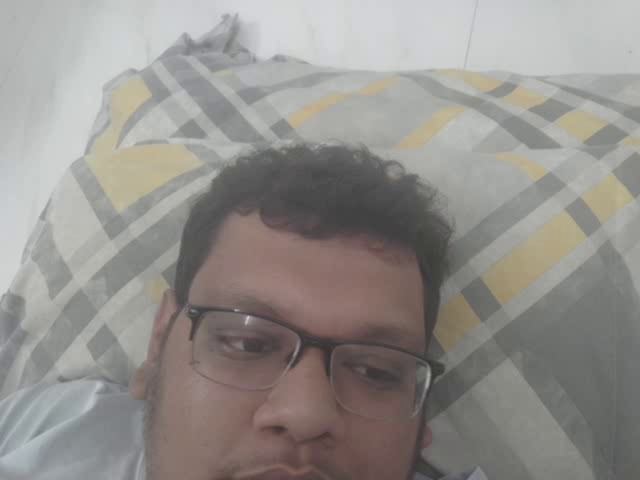
#> input picture frame 12 of Code/Live Streaming/quadcopter/Videos/recorded_output.avi, 640 x 480 px, given in place of the camera
$ python enchance_camera.py
#> lines starting #> are read from the running program, lines starting #| are printed output that depends on the picture
import cv2
import numpy as np

# === Settings ===
width, height = 640, 480
fps = 15
output_filename = "recorded_output.avi"

cap = cv2.VideoCapture(0, cv2.CAP_DSHOW)
cap.set(cv2.CAP_PROP_FRAME_WIDTH, width)
cap.set(cv2.CAP_PROP_FRAME_HEIGHT, height)
cap.set(cv2.CAP_PROP_FPS, fps)

fourcc = cv2.VideoWriter_fourcc(*'XVID')
out = cv2.VideoWriter(output_filename, fourcc, fps, (width, height))

# === CLAHE setup ===
clahe = cv2.createCLAHE(clipLimit=2.0, tileGridSize=(8, 8))

# === Sharpening kernel ===
sharpen_kernel = np.array([[0, -1, 0],
                           [-1, 5,-1],
                           [0, -1, 0]])

print("Press 'q' to exit.")

while True:
    ret, frame = cap.read()
#> frame is the input picture: shape (480, 640, 3); mean B, G, R 140.3, 143.6, 147.4
    if not ret:
        break

    # Convert to LAB and apply CLAHE to luminance
    lab = cv2.cvtColor(frame, cv2.COLOR_BGR2LAB)
#> lab: shape (480, 640, 3); mean of channels 0, 1, 2 151.8, 128.9, 130.4
    l, a, b = cv2.split(lab)
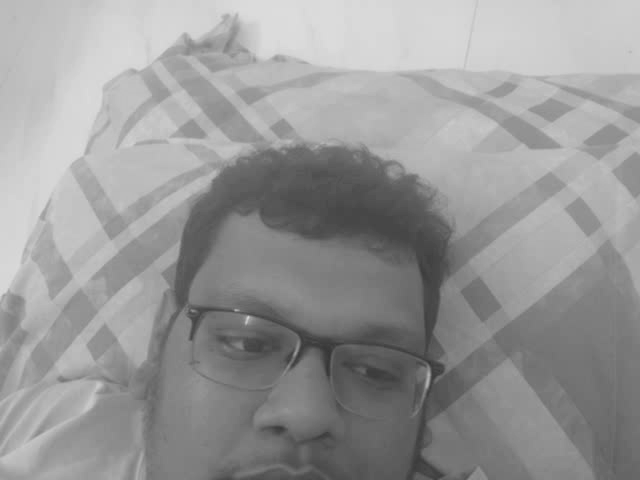
#> l: shape (480, 640); min 51, max 221, mean 151.8
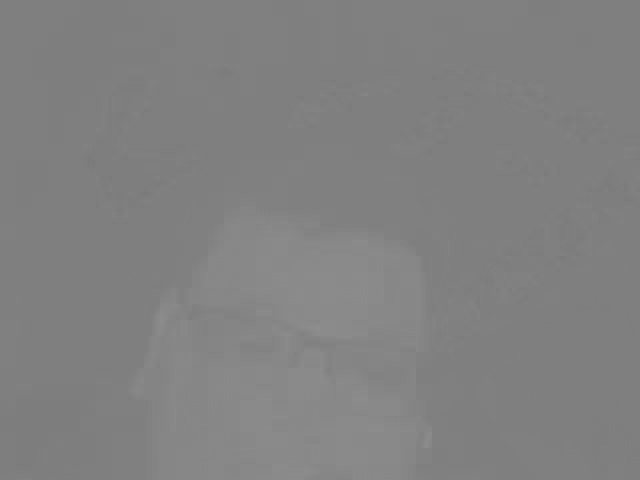
#> a: shape (480, 640); min 122, max 142, mean 128.9
    l_eq = clahe.apply(l)
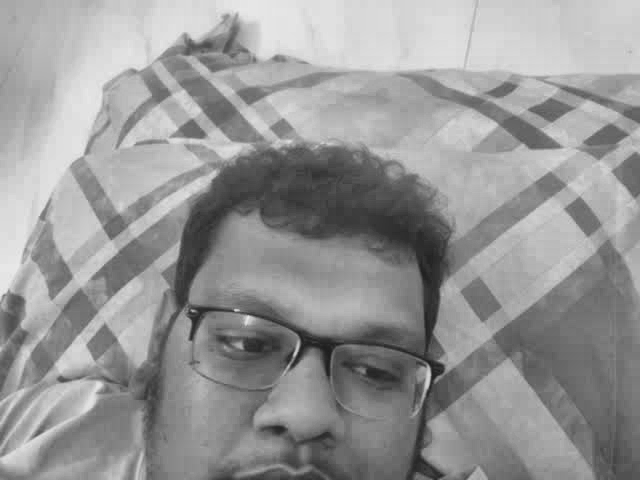
#> l_eq: shape (480, 640); min 28, max 233, mean 150.7
    lab_eq = cv2.merge((l_eq, a, b))
#> lab_eq: shape (480, 640, 3); mean of channels 0, 1, 2 150.7, 128.9, 130.4
    frame_clahe = cv2.cvtColor(lab_eq, cv2.COLOR_LAB2BGR)
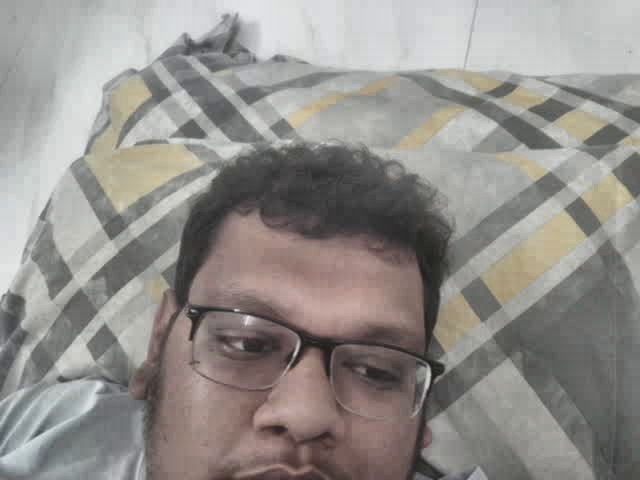
#> frame_clahe: shape (480, 640, 3); mean B, G, R 139.5, 143, 146.7

    # Optional: Resize up slightly (adds perception of detail)
    upscaled = cv2.resize(frame_clahe, None, fx=1.5, fy=1.5, interpolation=cv2.INTER_CUBIC)

    # Sharpen the upscaled frame
    sharpened = cv2.filter2D(upscaled, -1, sharpen_kernel)

    # Show and write
    cv2.imshow("Enhanced Feed", sharpened)
    out.write(cv2.resize(sharpened, (width, height)))  # Resize back before saving

    if cv2.waitKey(1) & 0xFF == ord('q'):
#> (key q is pressed here)
        break

cap.release()
out.release()
cv2.destroyAllWindows()

$ run again, starting later in the video
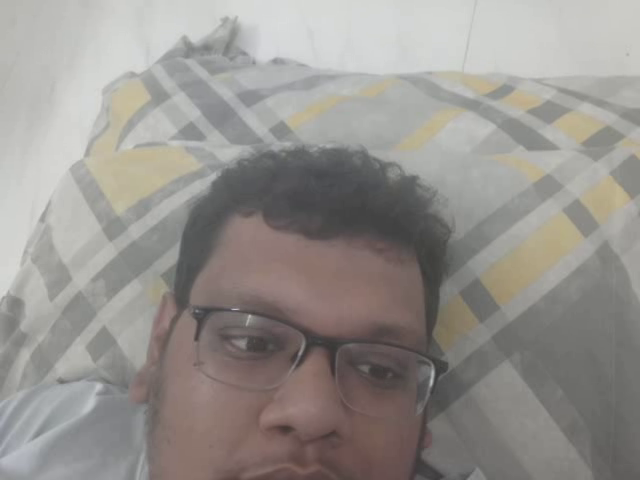
#> input picture frame 57 of Code/Live Streaming/quadcopter/Videos/recorded_output.avi, 640 x 480 px, given in place of the camera
#> frame is the input picture: shape (480, 640, 3); mean B, G, R 142, 146, 150
#> lab: shape (480, 640, 3); mean of channels 0, 1, 2 154.1, 128.8, 130.7
#> `l_eq = clahe.apply(l)`:
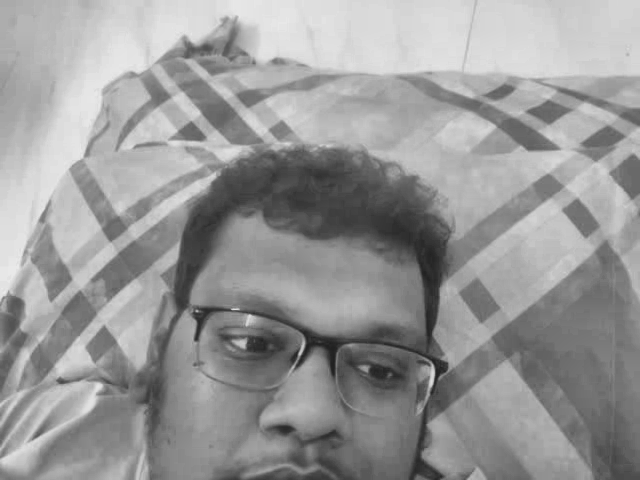
#> l_eq: shape (480, 640); min 32, max 235, mean 152.5
#> lab_eq: shape (480, 640, 3); mean of channels 0, 1, 2 152.5, 128.8, 130.7
#> `frame_clahe = cv2.cvtColor(lab_eq, cv2.COLOR_LAB2BGR)`:
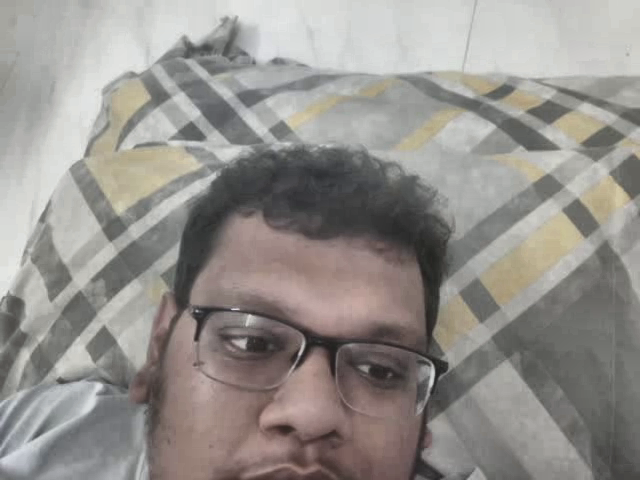
#> frame_clahe: shape (480, 640, 3); mean B, G, R 140.8, 144.9, 148.7

$ run again, starting later in the video
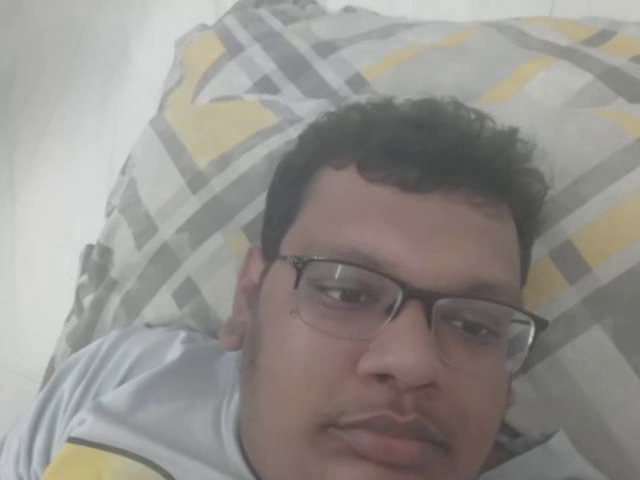
#> input picture frame 101 of Code/Live Streaming/quadcopter/Videos/recorded_output.avi, 640 x 480 px, given in place of the camera
#> frame is the input picture: shape (480, 640, 3); mean B, G, R 140.6, 144.3, 148.3
#> lab: shape (480, 640, 3); mean of channels 0, 1, 2 152.5, 128.9, 130.5
#> `l, a, b = cv2.split(lab)`:
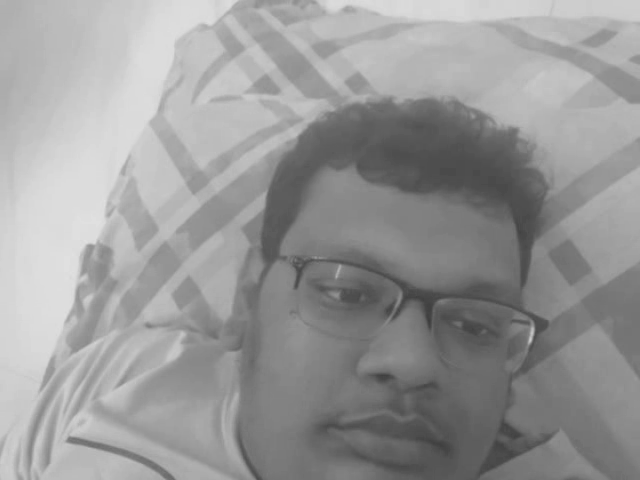
#> l: shape (480, 640); min 61, max 225, mean 152.5
#> lab_eq: shape (480, 640, 3); mean of channels 0, 1, 2 150.8, 128.9, 130.5
#> `frame_clahe = cv2.cvtColor(lab_eq, cv2.COLOR_LAB2BGR)`:
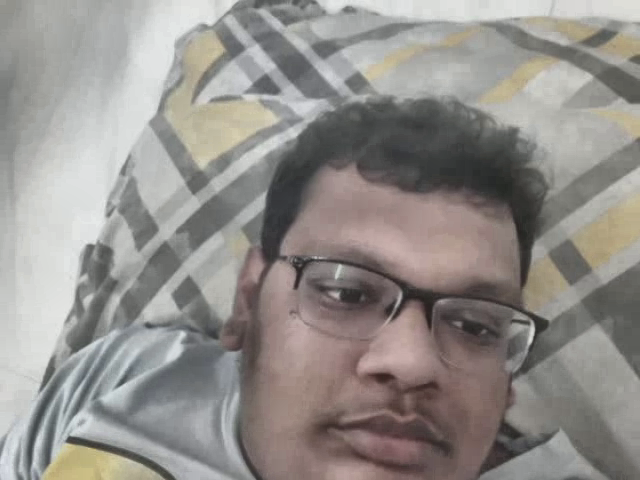
#> frame_clahe: shape (480, 640, 3); mean B, G, R 139.2, 143, 146.9
